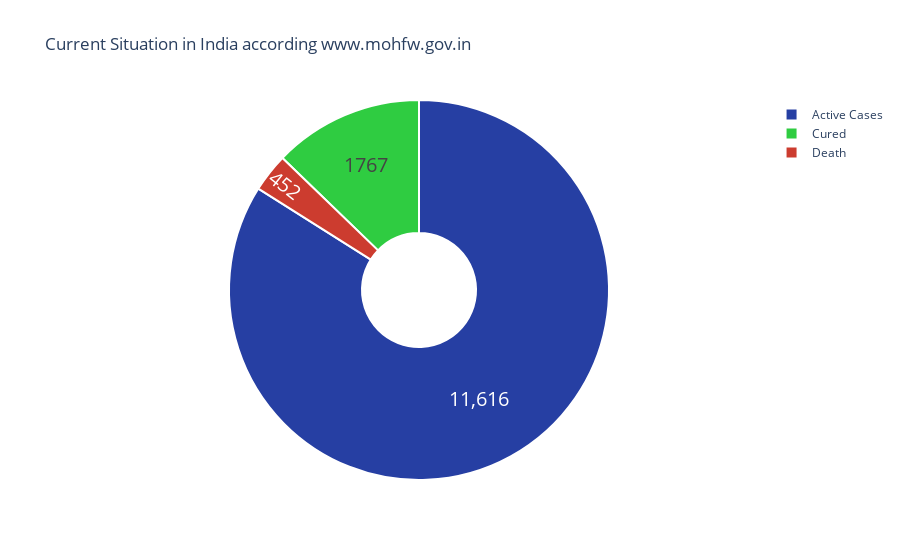

Notebook cell for this chart:
### Code cell
#Overall 
ac= data['Active cases'].sum()
rvd = data['Cured/Discharged/Migrated'].sum()
dth = data['Death'].sum()
fig = go.Figure(data=[go.Pie(labels=['Active Cases','Cured','Death'],
                             values= [ac,rvd,dth],hole =.3)])
fig.update_traces(hoverinfo='label+percent', textinfo='value', textfont_size=20,
                  marker=dict(colors=['#263fa3', '#2fcc41','#cc3c2f'], line=dict(color='#FFFFFF', width=2)))
fig.update_layout(title_text='Current Situation in India according www.mohfw.gov.in',plot_bgcolor='rgb(275, 270, 273)')
fig.show()

### Figure 1 — Plotly figure (JSON) as saved in the notebook; plotly's stock layout.template omitted (floating-point values rounded to 4 significant figures)
{"data": [{"hole": 0.3, "hoverinfo": "label+percent", "labels": ["Active Cases", "Cured", "Death"], "marker": {"colors": ["#263fa3", "#2fcc41", "#cc3c2f"], "line": {"color": "#FFFFFF", "width": 2}}, "textfont": {"size": 20}, "textinfo": "value", "type": "pie", "values": [11616, 1767, 452]}], "layout": {"plot_bgcolor": "rgb(275, 270, 273)", "title": {"text": "Current Situation in India according www.mohfw.gov.in"}}}
